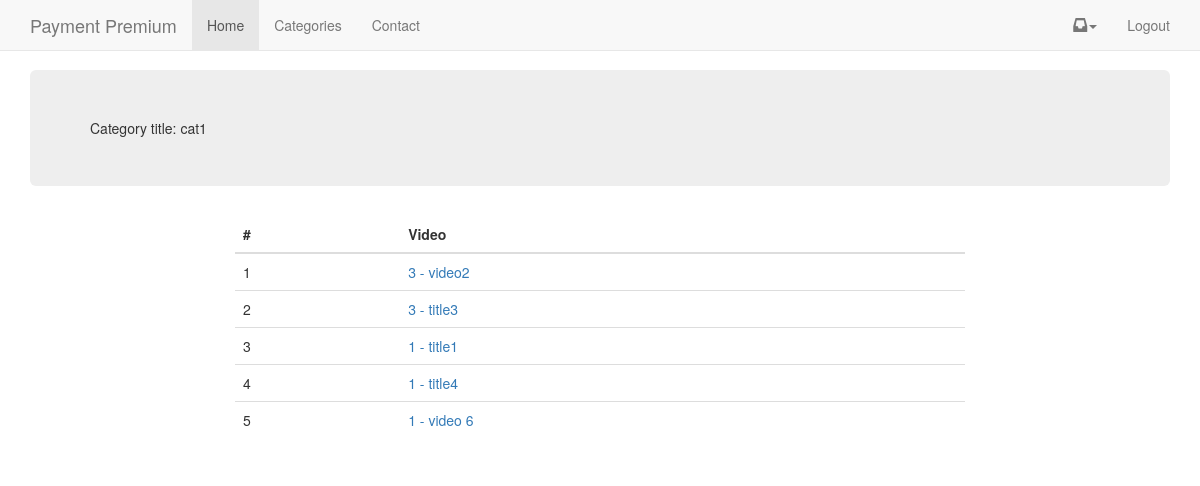
The app's page /projects/cat-1/ (signed in) with its own data.
### videos/models.py (models this page shows, shortened)
class Category(models.Model):
	title = models.CharField(max_length=120)
	description = models.TextField(max_length=5000, null=True, blank=True)
	image = models.ImageField(upload_to="images/", null=True, blank=True)
	slug = models.SlugField(default="abc", unique=True)
	active = models.BooleanField(default=True)
	featured = models.BooleanField(default=False)
	timestamp = models.DateTimeField(auto_now_add=True, auto_now=False)
	updated = models.DateTimeField(auto_now_add=False, auto_now=True)
	objects = CategoryManager()
	class Meta:
		ordering = ["title", "timestamp"]
	def get_image_url(self):
		return "{}{}".format(settings.MEDIA_URL, self.image)

class Video(models.Model):
	title =  models.CharField(max_length=120)
	embed_code = models.CharField(max_length=500, null=True, blank=True)
	slug = models.SlugField(null=True, blank=True)
	order = models.PositiveIntegerField(default=1)
	share_message = models.TextField(default=DEFAULT_MESSAGE)
	active = models.BooleanField(default=True)
	featured = models.BooleanField(default=False)
	free_preview = models.BooleanField(default=False)
	category = models.ForeignKey("Category", default=1)
	timestamp = models.DateTimeField(auto_now_add=True, auto_now=False, null=True)
	updated = models.DateTimeField(auto_now_add=False, auto_now=True, null=True)
	objects = VideoManager()
	class Meta:
		unique_together = ('slug', 'category')
	def get_absolute_url(self):
		try:
			return reverse("video_detail", kwargs={"slug": self.slug, "cat_slug": self.category.slug})
		except:
			return "/"

### videos/views.py (the view)
# urls.py: url(r'^projects/(?P<cat_slug>[\w-]+)/$', category_detail, name="project_detail"),
@login_required
def category_detail(request, cat_slug):
	obj = get_object_or_404(Category, slug=cat_slug)
	videos = obj.video_set.all()
	page_view.send(request.user,
		page_path = request.get_full_path(),
		notify_primary = obj,
		)
	context = {
		"obj": obj,
		"videos": videos,
	}
	return render(request, "category_detail.html", context)

### analytics/models.py (called while the page is built)
def page_view_received(sender, **kwargs):
	kwargs.pop("signal", None)
	page_path = kwargs.pop("page_path", None)
	notify_primary = kwargs.pop("notify_primary", None)
	notify_secondary = kwargs.pop("notify_secondary", None)
	user = sender
	if user.is_anonymous:
		new_page_view = PageView.objects.create(path=page_path, timestamp = timezone.now())
	else:
		new_page_view = PageView.objects.create(path=page_path, user=user, timestamp = timezone.now())
	if notify_primary:
		new_page_view.primary_object_id = notify_primary.id
		new_page_view.primary_content_type = ContentType.objects.get_for_model(notify_primary)
		new_page_view.save()
	if notify_secondary:
		new_page_view.secondary_object_id = notify_secondary.id
		new_page_view.secondary_content_type = ContentType.objects.get_for_model(notify_secondary)
		new_page_view.save()

	def get_queryset(self):
		return PageViewQueryset(self.model, using=self._db)

### videos/models.py (called while the page is built)
	def active(self):
		return self.filter(active=True)

	def has_embed(self):
		return self.filter(embed_code__isnull=False).exclude(embed_code__iexact="")

	def get_queryset(self):
		return VideoQueryset(self.model, using=self._db)

	def all(self):
		return self.get_queryset().active().has_embed().order_by("-order")

	def active(self):
		return self.filter(active=True)

	def get_queryset(self):
		return CategoryQueryset(self.model, using=self._db)

	def all(self):
		return self.get_queryset().active()

### videos/templates/category_detail.html (shortened to what this page needs)
{% extends 'base.html' %} {% block jumbotron %}
<div class="jumbotron">
    <div class="row">
        <div class="col-sm-6">
            Category title: {{ obj.title }}
        </div>
        <div class="col-sm-6">
        </div>
    </div>
</div>
{% endblock %} {% block content %}
<div class="col-sm-8 col-sm-offset-2">
{% if videos %}
    <table class="table">
    	<thead>
    		<th>#</th>
    		<th>Video</th>
    	</thead>
        {% for video in videos %}
        <tr>
        	<td>{{ forloop.counter }}</td>
        	<td>
        		{% if request.user.is_authenticated %}
        		<a href="{{ video.get_absolute_url }}">{{ video.order }} - {{ video.title }}</a>
        		{% endif %}
        	</td>
        </tr>
        {% endfor %}
    </table>
{% else %}
	<div>Project will come soon</div>
{% endif %}
</div>
{% endblock content %}

### records on screen
Category: title "cat1"
Video: order "3", title "video2"
Video: order "3", title "title3"
Video: order "1", title "title1"
Video: order "1", title "title4"
Video: order "1", title "video 6"
